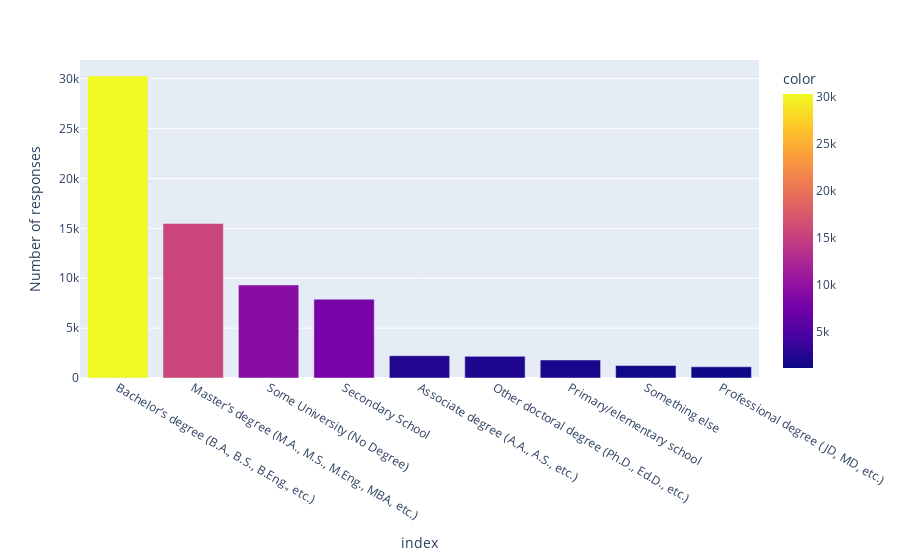

The notebook cell saved with this chart:
### Code cell
edLevel_data = df["EdLevel"].value_counts()


figure = px.bar(data_frame=edLevel_data, x=edLevel_data.index, y=edLevel_data.values, labels={'y':'Number of responses', 'x':'Education level'}, color=edLevel_data.values)

figure.show()

### Figure 1 — Plotly figure (JSON) as saved in the notebook; plotly's stock layout.template omitted (floating-point values rounded to 4 significant figures)
{"data": [{"alignmentgroup": "True", "hovertemplate": "index=%{x}<br>Number of responses=%{y}<br>color=%{marker.color}<extra></extra>", "legendgroup": "", "marker": {"color": [30276, 15486, 9326, 7904, 2236, 2169, 1806, 1247, 1121], "coloraxis": "coloraxis", "pattern": {"shape": ""}}, "name": "", "offsetgroup": "", "orientation": "v", "showlegend": false, "textposition": "auto", "type": "bar", "x": ["Bachelor’s degree (B.A., B.S., B.Eng., etc.)", "Master’s degree (M.A., M.S., M.Eng., MBA, etc.)", "Some University (No Degree)", "Secondary School", "Associate degree (A.A., A.S., etc.)", "Other doctoral degree (Ph.D., Ed.D., etc.)", "Primary/elementary school", "Something else", "Professional degree (JD, MD, etc.)"], "xaxis": "x", "y": [30276, 15486, 9326, 7904, 2236, 2169, 1806, 1247, 1121], "yaxis": "y"}], "layout": {"barmode": "relative", "coloraxis": {"colorbar": {"title": {"text": "color"}}, "colorscale": [[0, "#0d0887"], [0.1111, "#46039f"], [0.2222, "#7201a8"], [0.3333, "#9c179e"], [0.4444, "#bd3786"], [0.5556, "#d8576b"], [0.6667, "#ed7953"], [0.7778, "#fb9f3a"], [0.8889, "#fdca26"], [1, "#f0f921"]]}, "legend": {"tracegroupgap": 0}, "margin": {"t": 60}, "xaxis": {"anchor": "y", "domain": [0, 1], "title": {"text": "index"}}, "yaxis": {"anchor": "x", "domain": [0, 1], "title": {"text": "Number of responses"}}}}
